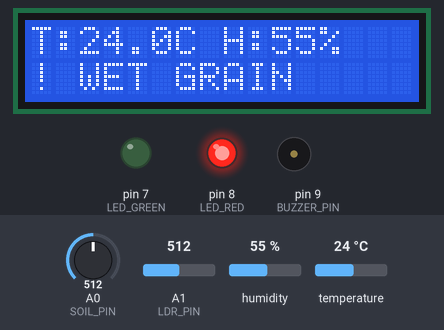
The program below on a simulated Arduino Uno, built with avr-gcc and run on an emulated ATmega328P. Parts: 16×2 character LCD, output pins drawn as LEDs (lit = HIGH), buzzer (waves = sounding). The test bench sets the inputs (shaded band); at power-on: humidity 55 %, temperature 24 °C, A0 (SOIL_PIN) = 512, A1 (LDR_PIN) = 512. What the program prints to the serial monitor is not drawn.

Above: at 3.3 s.
3.4 s: humidity set to 69 %
At 4.5 s:
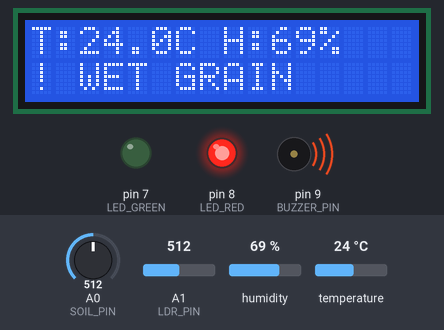
6.2 s: humidity set to 72 %
At 8.0 s:
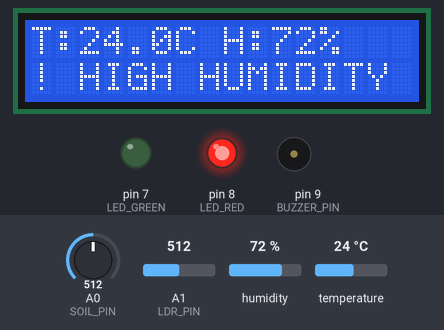
11.8 s: temperature set to 29.2 °C
At 12.65 s:
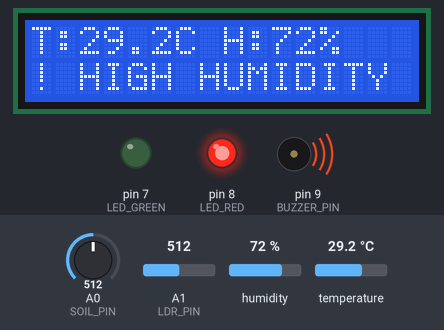
14.5 s: temperature set to 30.8 °C
At 17.9 s:
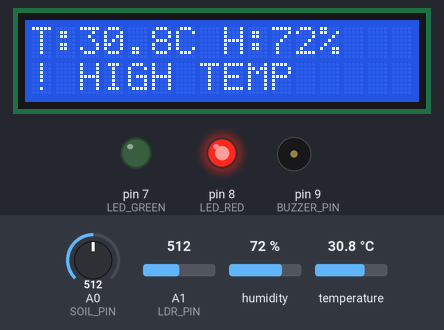
Timing chart, 0 to 21.5 s (numbered marks = the images above; inputs shaded):
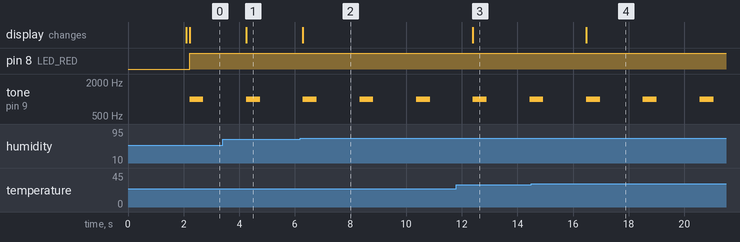

The program:

main.cpp
```cpp
#include <Arduino.h>
#include <DHT.h>
#include <LiquidCrystal_I2C.h>
#include "thresholds.h"

// ── Pin definitions ──────────────────────────────────────────────
#define DHT_PIN     2
#define DHT_TYPE    DHT22
#define SOIL_PIN    A0
#define LDR_PIN     A1
#define LED_GREEN   7
#define LED_RED     8
#define BUZZER_PIN  9

// ── Objects ──────────────────────────────────────────────────────
DHT dht(DHT_PIN, DHT_TYPE);
LiquidCrystal_I2C lcd(0x27, 16, 2);

// ── Helpers ──────────────────────────────────────────────────────
int soilRawToPercent(int raw) {
  return map(raw, 1023, 0, 0, 100);
}

int ldrRawToPercent(int raw) {
  return map(raw, 0, 1023, 0, 100);
}

// ── Status handler ───────────────────────────────────────────────
void setStatus(bool safe) {
  digitalWrite(LED_GREEN, safe ? HIGH : LOW);
  digitalWrite(LED_RED,   safe ? LOW  : HIGH);
  if (!safe) {
    tone(BUZZER_PIN, 1000, 500);   // 1kHz tone for 500ms
  } else {
    noTone(BUZZER_PIN);
  }
}

// ── LCD update ───────────────────────────────────────────────────
void updateLCD(float temp, float hum, int moisture, int light, bool safe) {
  lcd.setCursor(0, 0);
  lcd.print("T:");
  lcd.print(temp, 1);
  lcd.print("C H:");
  lcd.print((int)hum);
  lcd.print("%  ");

  lcd.setCursor(0, 1);
  if (safe) {
    lcd.print("M:");
    lcd.print(moisture);
    lcd.print("% L:");
    lcd.print(light);
    lcd.print("%   ");
  } else {
    // Show which parameter is failing
    if (temp > TEMP_MAX) {
      lcd.print("! HIGH TEMP     ");
    } else if (hum > HUMIDITY_MAX) {
      lcd.print("! HIGH HUMIDITY ");
    } else if (moisture > MOISTURE_MAX) {
      lcd.print("! WET GRAIN     ");
    } else if (light > LIGHT_BREACH) {
      lcd.print("! BREACH DETECT ");
    }
  }
}

// ── Threshold check ──────────────────────────────────────────────
bool isSafe(float temp, float hum, int moisture, int light) {
  if (temp     > TEMP_MAX)      return false;
  if (hum      > HUMIDITY_MAX)  return false;
  if (moisture > MOISTURE_MAX)  return false;
  if (light    > LIGHT_BREACH)  return false;
  return true;
}

// ── Setup ────────────────────────────────────────────────────────
void setup() {
  Serial.begin(9600);
  dht.begin();

  pinMode(LED_GREEN,  OUTPUT);
  pinMode(LED_RED,    OUTPUT);
  pinMode(BUZZER_PIN, OUTPUT);

  lcd.init();
  lcd.backlight();
  lcd.setCursor(0, 0);
  lcd.print("SmartCrop Monitor");
  lcd.setCursor(0, 1);
  lcd.print("Initialising...");
  delay(2000);
  lcd.clear();

  Serial.println(F("=== SmartCrop Storage Monitor ==="));
  Serial.println(F("Phase 4 — Threshold alerts active"));
  Serial.println(F("timestamp_ms, temp_C, humidity_pct, moisture_pct, light_pct, status"));
}

// ── Loop ─────────────────────────────────────────────────────────
void loop() {
  float temperature = dht.readTemperature();
  float humidity    = dht.readHumidity();
  int   soilPct     = soilRawToPercent(analogRead(SOIL_PIN));
  int   lightPct    = ldrRawToPercent(analogRead(LDR_PIN));

  if (isnan(temperature) || isnan(humidity)) {
    Serial.println(F("ERR: DHT22 read failed — retrying..."));
    lcd.setCursor(0, 0);
    lcd.print("Sensor Error!   ");
    delay(2000);
    return;
  }

  bool safe = isSafe(temperature, humidity, soilPct, lightPct);

  updateLCD(temperature, humidity, soilPct, lightPct, safe);
  setStatus(safe);

  // Serial CSV log with status column
  Serial.print(millis());      Serial.print(F(", "));
  Serial.print(temperature);   Serial.print(F(", "));
  Serial.print(humidity);      Serial.print(F(", "));
  Serial.print(soilPct);       Serial.print(F(", "));
  Serial.print(lightPct);      Serial.print(F(", "));
  Serial.println(safe ? F("SAFE") : F("ALERT"));

  delay(2000);
}
```

thresholds.h
```cpp
#ifndef THRESHOLDS_H
#define THRESHOLDS_H

// ── Safe storage thresholds backed by literature ─────────────────
//
// Temperature: FAO recommends below 30°C to prevent mould growth
// Source: FAO (2011). Rural Structure in the Tropics: Design and Development.
//
// Humidity: Above 70% RH accelerates mycotoxin development in grain
// Source: Kader, A.A. (2002). Postharvest Technology of Horticultural Crops.
//
// Grain moisture: MAAIF Uganda recommends max 13-14% for safe maize storage
// Source: MAAIF (2018). Uganda Grain Storage Guidelines.
//
// Light breach: Any sudden light increase >20% indicates storage was opened
// Source: System design assumption for tamper detection

#define TEMP_MAX        30.0   // degrees Celsius
#define HUMIDITY_MAX    70.0   // percent relative humidity
#define MOISTURE_MAX    14     // percent grain moisture content
#define LIGHT_BREACH    20     // percent — above this = storage opened

#endif
```

Measured:
- the behaviour switches between 70 and 71 % on humidity (found by bisection; images 1 and 2)
- the behaviour switches between 30 and 30.1 °C on temperature (found by bisection; images 3 and 4)
- after the input at 3.4 s, the display: changes after 0.85 s (image 1)
- after the input at 6.2 s, the display: changes after 0.09 s (image 2)
- after the input at 11.8 s, the display: changes after 0.60 s (image 3)
- after the input at 14.5 s, the display: changes after 2.0 s (image 4)
- by itself, tone on pin 9 (BUZZER_PIN): alternates 1000 Hz for 0.50 s and silent for 1.5 s
